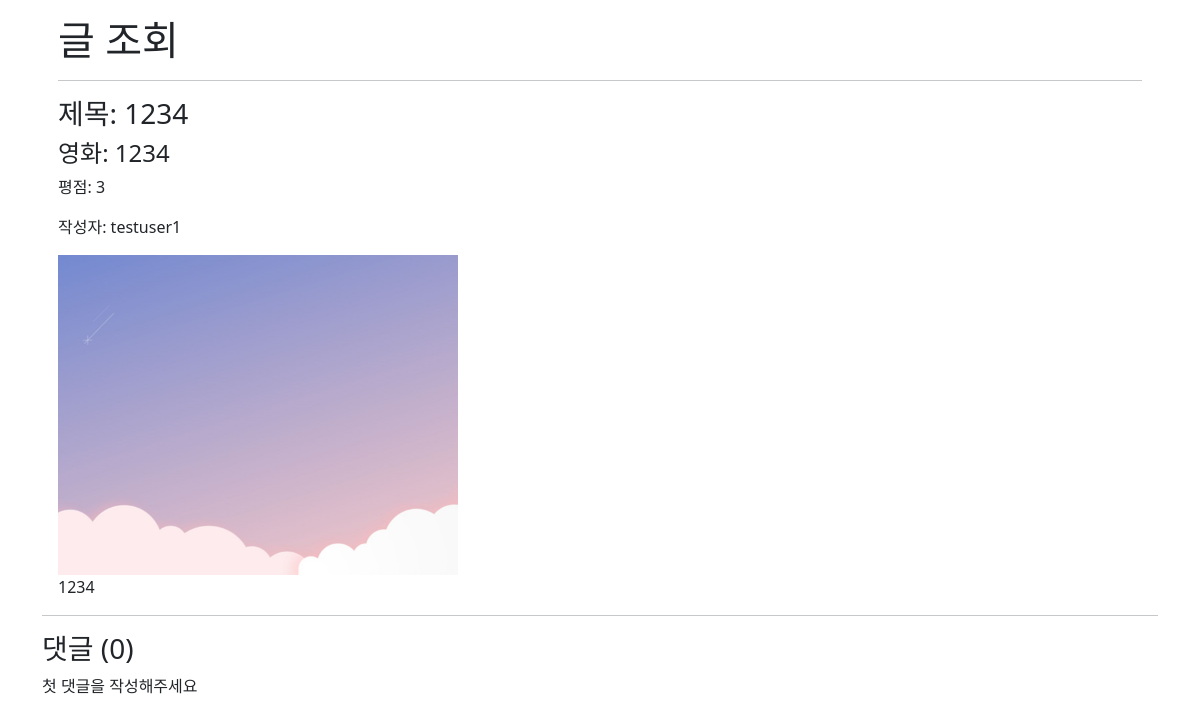
Page /reviews/1/ on the earlier database version.
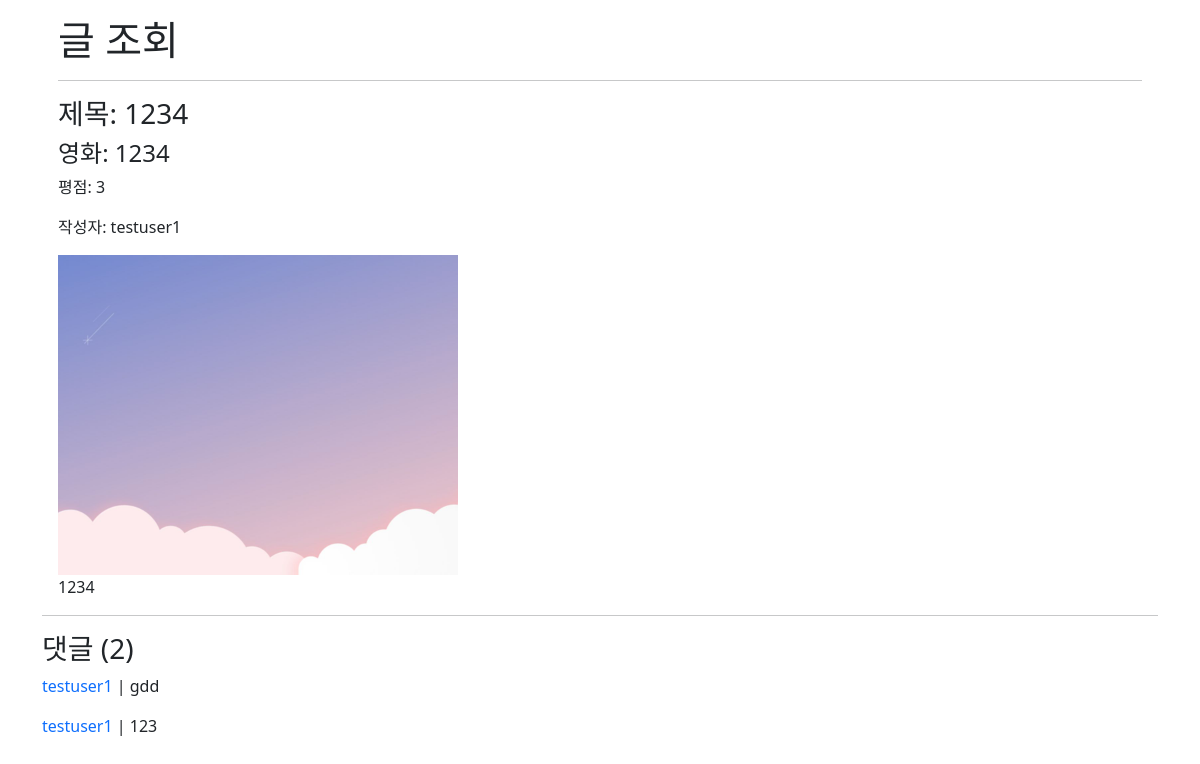
Same page on the later database version.
### reviews/models.py (models this page shows)
class Review(models.Model):
    user = models.ForeignKey(settings.AUTH_USER_MODEL, on_delete=models.CASCADE)
    title = models.CharField(max_length=80)
    content = models.TextField()
    movie_name = models.CharField(max_length=80)
    grade = models.IntegerField(
        default=3,
        validators=[MaxValueValidator(5), MinValueValidator(1)],
        verbose_name="평점",
    )
    image = ProcessedImageField(
        upload_to="images/",
        blank=True,
        processors=[ResizeToFill(1200, 960)],
        format="JPEG",
        options={"quality": 80},
    )

class Comment(models.Model):
    review = models.ForeignKey(Review, on_delete=models.CASCADE)
    user = models.ForeignKey(settings.AUTH_USER_MODEL, on_delete=models.CASCADE)
    content = models.CharField(max_length=80)

### accounts/models.py (models this page shows)
class User(AbstractUser):
    pass

### reviews/views.py (the view)
# urls.py: path('<int:pk>/', views.detail, name='detail'),
def detail(request, pk):
    review = Review.objects.get(pk=pk)
    comment_form = CommentForm()
    comments = review.comment_set.all()
    context = {
        "review": review,
        "comment_form": comment_form,
        "comments": comments,
    }
    return render(request, "reviews/detail.html", context)

### reviews/templates/reviews/detail.html (shortened to what this page needs)
{% extends 'base.html' %}
{% load django_bootstrap5 %}
{% block content %}
<div class="m-3">
  <h1>글 조회</h1>
  <hr>
  <h3>제목: {{review.title}}</h3>
  <h4>영화: {{review.movie_name}}</h4>
  <p>평점: {{review.grade}}</p>
  <p>작성자: {{review.user}}</p>
  {% if review.image %}
  <img src="{{ review.image.url }}" width="400" alt="...">
  {% endif %}
  <p>{{review.content}}</p>
</div>
<hr>
<h3>댓글 ({{comments.count}})</h3>
{% for comment in comments %}
  <div>
    <p><a href="{% url 'accounts:detail' comment.user.id %}" class="text-decoration-none">{{comment.user}}</a> | {{comment.content}}</p>
  </div>
{% empty%}
  <p>첫 댓글을 작성해주세요</p>
{% endfor %}
{% endblock %}

### templates/base.html (shortened to what this page needs)
{% load django_bootstrap5 %}
{% load static %}
<!DOCTYPE html>
<html lang="en">
<head>
  {% bootstrap_css %}
</head>
<body>
  <div class="container">
    {% block content %}
    {% endblock content %}
  </div>
</body>
</html>

Differences in the rows shown:
computed for Review "testuser1": count "0" → "2"
added Comment: user "testuser1", content "gdd"
added Comment: user "testuser1", content "123"
Other differences:
text no longer shown: "첫 댓글을 작성해주세요"
